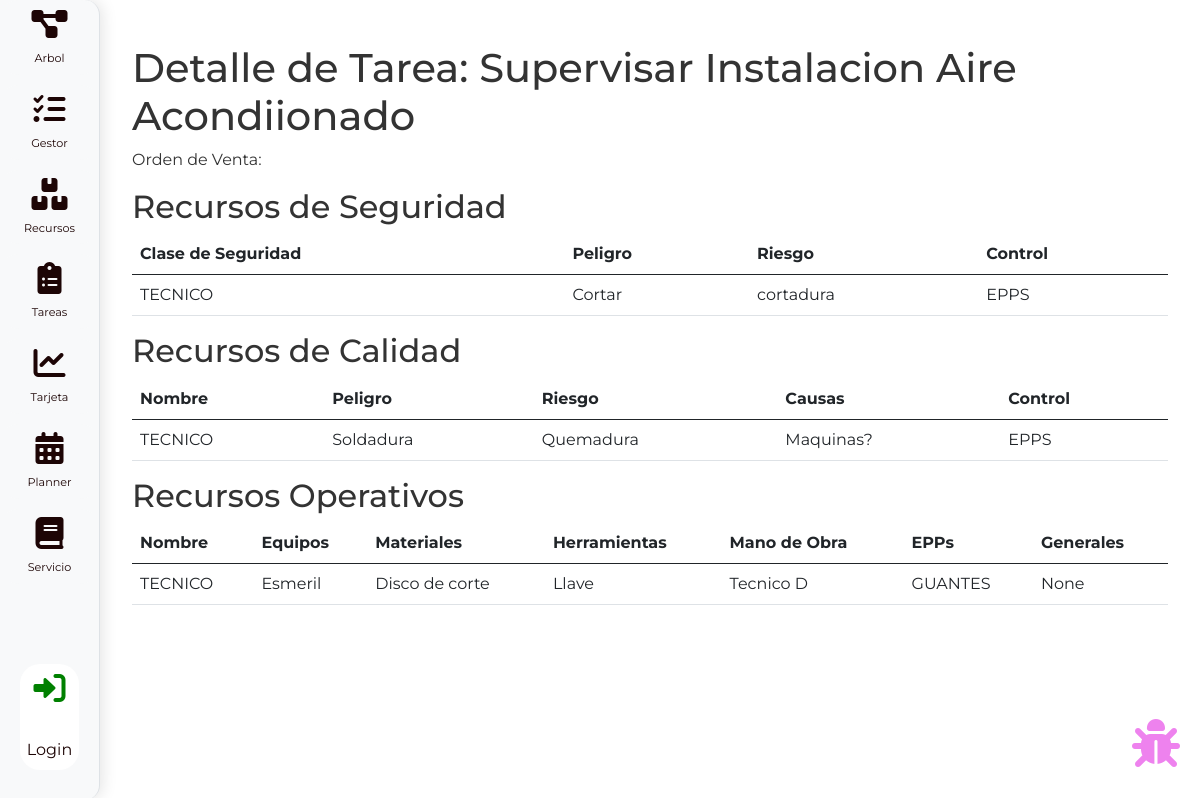
/tareas/tareas/2/, run on an earlier commit of the app's database.
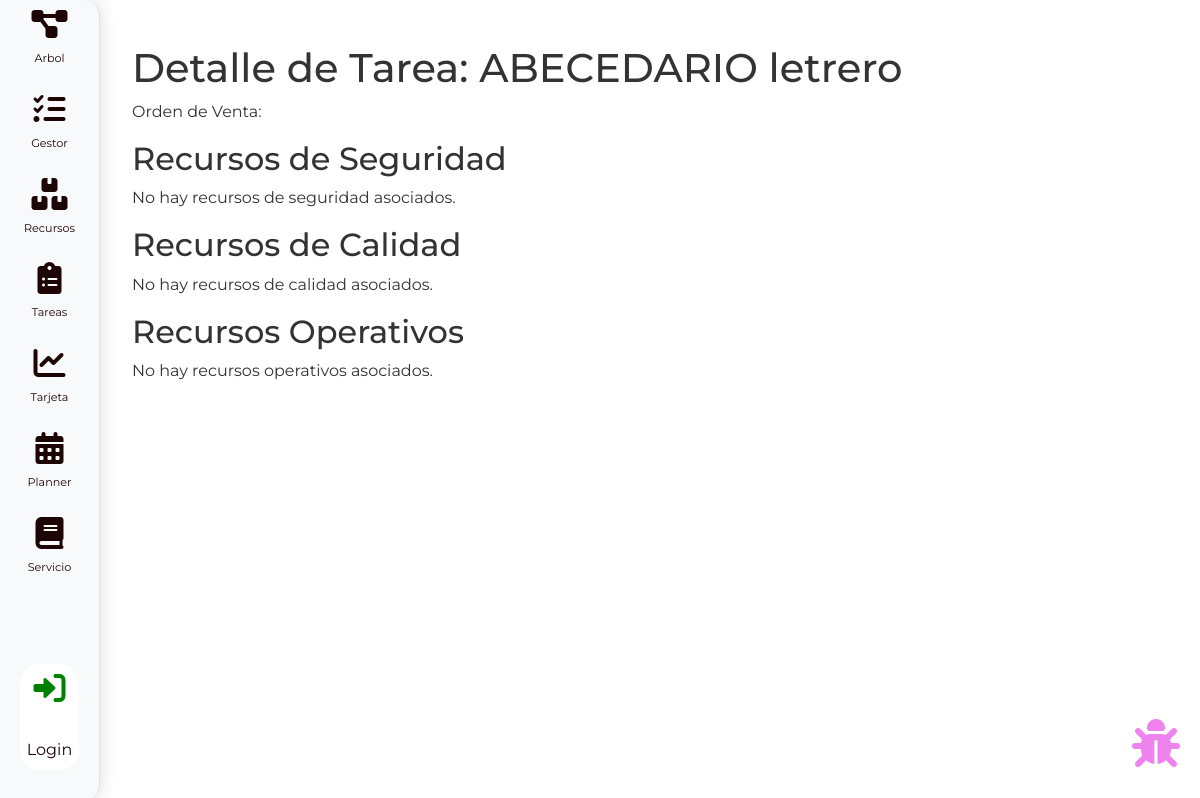
And on a later commit of the database.
### modelos/models.py (models this page shows, shortened)
class Tarea(models.Model):
    subproceso = models.ManyToManyField(Subproceso, related_name='tareas')
    verbo = models.CharField(max_length=100)
    objeto = models.CharField(max_length=100)
    recurso_seguridad = models.ManyToManyField(RecursoSeguridad, related_name='tareas', blank=True)
    recurso_calidad = models.ManyToManyField(RecursoCalidad, related_name='tareas', blank=True)
    recurso_operativo = models.ManyToManyField(RecursoOperativo, related_name='tareas', blank=True)
    unidad_de_medida = models.CharField(max_length=50, default='minutos', blank=True)  # Un valor por defecto lógico y permitir vacío
    tiempo_tarea = models.DecimalField(max_digits=5, decimal_places=2, null=True, blank=True)  # Permitir nulos y vacíos

class RecursoSeguridad(models.Model):
    clase_seguridad = models.CharField(max_length=100, blank=True, null=True)
    seguridad_peligro = models.CharField(max_length=100, blank=True, null=True)
    seguridad_riesgo = models.CharField(max_length=100, blank=True, null=True)
    seguridad_control = models.CharField(max_length=100, blank=True, null=True)

class RecursoCalidad(models.Model):
    nombre = models.CharField(max_length=100, blank=True, null=True)
    calidad_peligro = models.CharField(max_length=100, blank=True, null=True)
    calidad_riesgo = models.CharField(max_length=100, blank=True, null=True)
    calidad_causas = models.CharField(max_length=100, blank=True, null=True)
    calidad_control = models.CharField(max_length=100, blank=True, null=True)

class RecursoOperativo(models.Model):
    nombre = models.CharField(max_length=100, blank=True, null=True)
    operativo_equipos = models.CharField(max_length=100, blank=True, null=True)
    operativo_materiales = models.CharField(max_length=100, blank=True, null=True)
    operativo_herramientas = models.CharField(max_length=100, blank=True, null=True)
    operativo_manodeobra = models.CharField(max_length=100, blank=True, null=True)
    operativo_epps = models.CharField(max_length=100, blank=True, null=True)
    operativo_generales = models.CharField(max_length=100, blank=True, null=True)

### tareas/views.py (the view)
# urls.py: path('tareas/<int:tarea_id>/', views.detalle_tarea, name='detalle_tarea'),
def detalle_tarea(request, tarea_id):
    tarea = get_object_or_404(Tarea, id=tarea_id)
    return render(request, 'detalle_tarea.html', {'tarea': tarea})

### tareas/templates/detalle_tarea.html (shortened to what this page needs)
{% extends 'base.html' %}
{% block content %}
<div class="container my-4">
    <h1>Detalle de Tarea: {{ tarea.verbo }} {{ tarea.objeto }}</h1>
    <p>Orden de Venta: {{ tarea.orden_de_venta }}</p>
    <h2>Recursos de Seguridad</h2>
    {% if tarea.recurso_seguridad.all %}
    <table class="table">
        <thead>
            <tr>
                <th>Clase de Seguridad</th>
                <th>Peligro</th>
                <th>Riesgo</th>
                <th>Control</th>
            </tr>
        </thead>
        <tbody>
            {% for recurso in tarea.recurso_seguridad.all %}
            <tr>
                <td>{{ recurso.clase_seguridad }}</td>
                <td>{{ recurso.seguridad_peligro }}</td>
                <td>{{ recurso.seguridad_riesgo }}</td>
                <td>{{ recurso.seguridad_control }}</td>
            </tr>
            {% endfor %}
        </tbody>
    </table>
    {% else %}
    <p>No hay recursos de seguridad asociados.</p>
    {% endif %}
    <h2>Recursos de Calidad</h2>
    {% if tarea.recurso_calidad.all %}
    <table class="table">
        <thead>
            <tr>
                <th>Nombre</th>
                <th>Peligro</th>
                <th>Riesgo</th>
                <th>Causas</th>
                <th>Control</th>
            </tr>
        </thead>
        <tbody>
            {% for recurso in tarea.recurso_calidad.all %}
            <tr>
                <td>{{ recurso.nombre }}</td>
                <td>{{ recurso.calidad_peligro }}</td>
                <td>{{ recurso.calidad_riesgo }}</td>
                <td>{{ recurso.calidad_causas }}</td>
                <td>{{ recurso.calidad_control }}</td>
            </tr>
            {% endfor %}
        </tbody>
    </table>
    {% else %}
    <p>No hay recursos de calidad asociados.</p>
    {% endif %}
    <h2>Recursos Operativos</h2>
    {% if tarea.recurso_operativo.all %}
    <table class="table">
        <thead>
            <tr>
                <th>Nombre</th>
                <th>Equipos</th>
                <th>Materiales</th>
                <th>Herramientas</th>
                <th>Mano de Obra</th>
                <th>EPPs</th>
                <th>Generales</th>
            </tr>
        </thead>
        <tbody>
            {% for recurso in tarea.recurso_operativo.all %}
            <tr>
                <td>{{ recurso.nombre }}</td>
                <td>{{ recurso.operativo_equipos }}</td>
                <td>{{ recurso.operativo_materiales }}</td>
                <td>{{ recurso.operativo_herramientas }}</td>
                <td>{{ recurso.operativo_manodeobra }}</td>
                <td>{{ recurso.operativo_epps }}</td>
                <td>{{ recurso.operativo_generales }}</td>
            </tr>
            {% endfor %}
        </tbody>
    </table>
    {% else %}
    <p>No hay recursos operativos asociados.</p>
    {% endif %}
</div>
{% endblock %}

### core/templates/base.html (shortened to what this page needs)
    <!DOCTYPE html>
    <html lang="es">
    <head>
        <link rel="stylesheet" href="https://cdn.jsdelivr.net/npm/bootstrap@5.0.2/dist/css/bootstrap.min.css">
        <link rel="stylesheet" href="https://cdnjs.cloudflare.com/ajax/libs/font-awesome/6.0.0-beta3/css/all.min.css">
        <link rel="stylesheet" href="https://cdn.jsdelivr.net/npm/bootstrap-icons/font/bootstrap-icons.css">
    </head>
    <body hx-headers='{"X-CSRFToken": "{{ csrf_token }}"}'>
        <div class="d-flex" id="wrapper">
            <div class="bg-light border-end" id="sidebar-wrapper">
                <div class="list-group list-group-flush">
                    <a href="{% url 'procesos_sin_id' %}" class="list-group-item list-group-item-action bg-light" onclick="changeIconColor(this)">
                        <i class="fas fa-project-diagram"></i><span>Arbol</span>
                    </a>
                    <a href="#" class="list-group-item list-group-item-action bg-light" id="procesosToggle">
                        <i class="fas fa-tasks"></i><span>Gestor</span>
                    </a>
                    <a href="#" class="list-group-item list-group-item-action bg-light" id="recursosToggle">
                        <i class="fas fa-boxes"></i><span>Recursos</span>
                    </a>
                    <a href="{% url 'listar_tareas' %}" class="list-group-item list-group-item-action bg-light">
                        <i class="fas fa-clipboard-list"></i><span>Tareas</span>
                    </a>
                    <a href="{% url 'listar_tarjetas_control' %}" class="list-group-item list-group-item-action bg-light">
                        <i class="fas fa-chart-line"></i><span>Tarjeta</span>
                    </a>
                    <a href="{% url 'ver_tarjetas_diarias' %}" class="list-group-item list-group-item-action bg-light">
                        <i class="fas fa-calendar-alt"></i><span>Planner</span>
                    </a>
                    <a href="{% url 'listar_servicios' %}" class="list-group-item list-group-item-action bg-light">
                        <i class="fas fa-book"></i><span>Servicio</span>
                    </a>
                    <div id="logout-wrapper">
                        {% if request.user.is_authenticated %}
                            <a href="{% url 'logout' %}" class="list-group-item list-group-item-action">
                                <i class="fas fa-sign-out-alt" style="color: red;"></i><span>Logout</span>
                            </a>
                        {% else %}
                            <a href="{% url 'login' %}" class="list-group-item list-group-item-action">
                                <i class="fas fa-sign-in-alt" style="color: green;"></i><br>Login
                            </a>
                        {% endif %}
                    </div>
                </div>
            </div>
            <div id="page-content-wrapper">
                <div class="container-fluid">
                    {% block content %}{% endblock %}
                </div>
            </div>
        </div>
        <div class="boton-reportar-bug">
            <a href="{% url 'reportar-bug' %}" class="icono-reportar-bug">
                <i class="fas fa-bug"></i>
            </a>
        </div>
    </body>
    </html>

### core/templates/base.html (style rules this page uses)
* { font-family: 'Montserrat', sans-serif; }
body { background: url("https://www.schemecolor.com/wallpaper?i=41755&desktop"); color: #333; }
#sidebar-wrapper { width: 100px; min-height: 100vh; background-color: black; border-right: 2px solid #e7e7e7; box-shadow: 3px 0px 15px rgba(0,0,0,0.1); border-radius: 0 15px 15px 0; position: relative; }
#sidebar-wrapper .list-group-item { padding: 0.5rem 0.5rem; border: none; border-radius: 20px; color: #1d0505; transition: background-color 0.3s ease, box-shadow 0.3s ease; display: flex; flex-direction: column; align-items: center; margin-bottom: 10px; }
#sidebar-wrapper .list-group-item i { margin-bottom: 10px; font-size: 2em; }
#sidebar-wrapper .list-group-item span { font-size: 0.7em; }
#page-content-wrapper { flex: 1; }
.container-fluid { padding: 20px; }
.boton-reportar-bug { position: fixed; bottom: 20px; right: 20px; z-index: 1000; }
.icono-reportar-bug { font-size: 3em; color: violet; animation: parpadeo 2s infinite; }
#logout-wrapper { position: absolute; bottom: 20px; right: 20px; width: calc(100% - 40px); }
.list-group-item-action.bg-light { background-color: #6f42c1; }

What changed in the data, as far as the page shows it:
removed RecursoSeguridad: clase_seguridad "TECNICO", seguridad_peligro "Cortar", seguridad_riesgo "cortadura", seguridad_control "EPPS"
removed RecursoCalidad: nombre "TECNICO", calidad_peligro "Soldadura", calidad_riesgo "Quemadura", calidad_causas "Maquinas?", calidad_control "EPPS"
removed RecursoOperativo: nombre "TECNICO", operativo_equipos "Esmeril", operativo_materiales "Disco de corte", operativo_herramientas "Llave", operativo_manodeobra "Tecnico D", operativo_epps "GUANTES", operativo_generales "None"
changed Tarea: verbo "Supervisar" → "ABECEDARIO"; objeto "Instalacion Aire Acondiionado" → "letrero"
Also different on the page:
text no longer shown: "Clase de Seguridad Peligro Riesgo Control Nombre Peligro Riesgo Causas Control Nombre Equipos Materiales Herramientas Mano de Obra EPPs Generales"
text now shown: "No hay recursos de seguridad asociados. No hay recursos de calidad asociados. No hay recursos operativos asociados."
